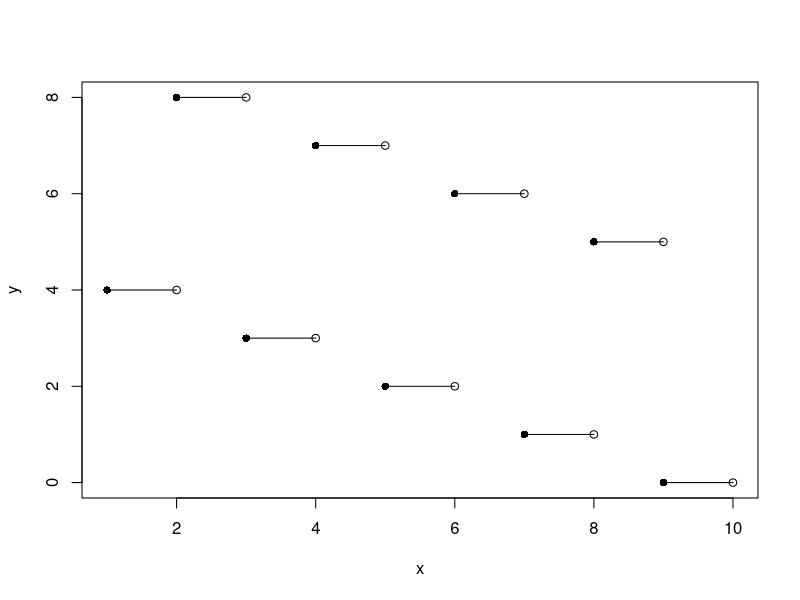

Generate this figure with R:
showSequence <- function(n, m){
  x<-1:(m+1)
  y<-vector()
  for (i in x){
    ans <- (n*i) %% m  #%% is "mod" in R
    cat(sprintf("%d mod %d = %d\n",n*i ,m ,ans))
    y <- c(y, ans)
  }
  plot(x,y,type="n")
  segments(x[-length(x)],y[-length(x)],x[-1],y[-length(x)])
  points(x[-length(x)],y[-length(x)],pch=16)
  points(x[-1],y[-length(x)],pch=1) 
  #sort the coefficients so that they follow the order "n*i mod m = 1, 2, 3, ..." (we're removing the last element here because floor function)
  sorted_guy <- sort.int(y[1:length(y)-1], index.return=TRUE) #returns arguments
  sorted_indices <- sorted_guy$ix
  cat(sprintf("coefficients ordered by rising value %s",paste(sorted_indices, collapse=", ")))
}

showSequence(4,9)